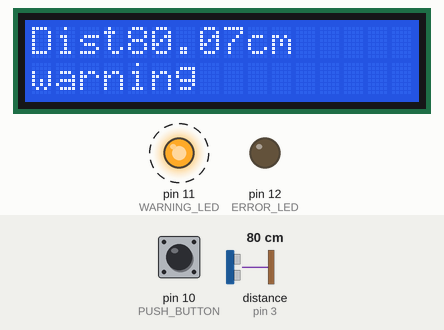
This sketch was run on a simulated Arduino Uno, built with avr-gcc and run on an emulated ATmega328P. Parts: 16×2 character LCD, output pins drawn as LEDs (lit = HIGH). Wiring (inferred from the names in the program): ultrasonic range finder: trigger pin 2; echo pin 3. Dashed ring = blinking. Inputs (shaded band) come from the test bench; at power-on: distance to the obstacle (sensor on pin 3) 80 cm, pin 10 (PUSH_BUTTON) HIGH. The echo pulse lasts 58.3 µs per cm; pins used as bus, display or sensor lines are not drawn; what the sketch prints to the serial monitor is not drawn.

Above: at 1.26 s.
1.3 s: distance to the obstacle (sensor on pin 3) set to 53 cm
At 2.7 s:
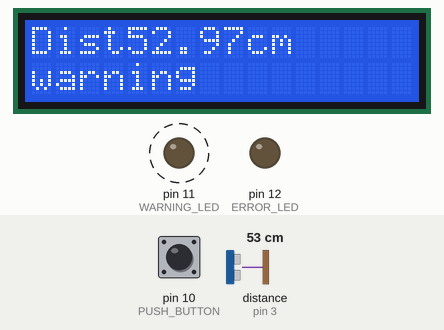
3.3 s: distance to the obstacle (sensor on pin 3) set to 46 cm
At 4.6 s:
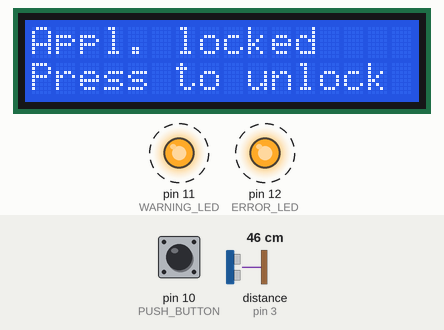
Timing chart, 0 to 12.3 s (numbered marks = the images above; inputs shaded):
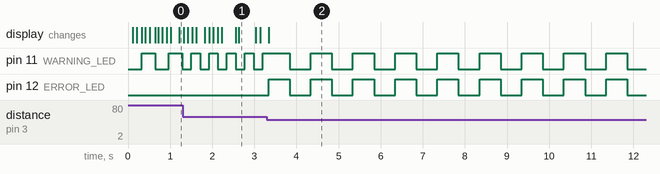

Measured:
- the behaviour switches between 51 and 50 cm on distance to the obstacle (sensor on pin 3) (found by bisection; images 1 and 2)
- after the input at 1.3 s, pin 11 (WARNING_LED): alternates HIGH for 0.21 s and LOW for 0.21 s, starting after 0.20 s
- after the input at 3.3 s, pin 11 (WARNING_LED): alternates HIGH for 0.50 s and LOW for 0.50 s, starting after 0.54 s; pin 12 (ERROR_LED): alternates HIGH for 0.50 s and LOW for 0.50 s, starting at once; the display: changes at once (image 2)
- by itself, pin 11 (WARNING_LED): alternates HIGH for 0.32 s and LOW for 0.32 s
- what the display in image 1 shows lasts 0.4 s, from 2.6 s to 3.0 s

The sketch:

Final_project.ino
```cpp
#include <EEPROM.h>
#include <LiquidCrystal.h>
#define LCD_RS A5
#define LCD_E A4
#define LCD_D4 6
#define LCD_D5 7
#define LCD_D6 8
#define LCD_D7 9
LiquidCrystal lcd(LCD_RS,LCD_E,LCD_D4,LCD_D5,LCD_D6,LCD_D7);

#define WARNING_LED 11
unsigned long lastTimeWarning=millis();
unsigned long warningDelay=500;
byte warningLEDState= LOW;

#define ECHO 3
#define TRIGGER 2
unsigned long prevTime=millis();
unsigned long serialDelay=100;
volatile unsigned long pulseInBegin;
volatile unsigned long pulseInEnd;
volatile bool newDistanceAvailable= false;
double prevDistance=400;

#define LOCK_DISTANCE 50.0
#define ERROR_LED 12
bool isLocked=false;
unsigned long lastTimeError=millis();
unsigned long errorDelay=500;
byte errorLEDState= LOW;

#define PUSH_BUTTON 10
unsigned long lastTimeButtonChanged=millis();
unsigned long buttonDebounceDelay=50;
byte buttonState=LOW;

#define UNIT_CM 0
#define UNIT_INCH 1
int distanceUnit=UNIT_CM;
#define EEPROM_ADDRESS 50

#define MODE_DISTANCE 0
#define MODE_SETTINGS 1
int lcdMode=MODE_DISTANCE;

/*#define PHOTORESISTOR A0
#define LIGHT 13
*/
void triggerUS(){
  digitalWrite(TRIGGER,LOW);
  delayMicroseconds(2);
  digitalWrite(TRIGGER,HIGH);
  delayMicroseconds(10);
  digitalWrite(TRIGGER,LOW);
}

double getUD(){
  double durationMicros= pulseInEnd-pulseInBegin;
  double distance= durationMicros/58.0; //cm (148.0: inches)

if (distance>400.0){
  return prevDistance;
}
prevDistance=distance;
distance= prevDistance*0.7 + distance*0.3;
return distance;
}

void echoInterrupt(){
  if (digitalRead(ECHO)==HIGH){
    pulseInBegin=micros();
  }
  else{
    pulseInEnd=micros();
    newDistanceAvailable=true;
  }
}
void setWarningLEDBlinkRateFromDistance(double distance){
  warningDelay= distance*4; //0..400 cm => 0..1600 ms
}

void lock(){
  if (!isLocked){
    isLocked= true;
    //they should toggle at same time
    warningLEDState=LOW;
    errorLEDState=LOW;
  }
}

void unlock(){
  if (isLocked){
    isLocked=false;
    errorLEDState=LOW;
    digitalWrite(ERROR_LED,errorLEDState);
  }
}

void printLCDDistance(double distance){
  if (isLocked){
    lcd.setCursor(0,0);
    lcd.print("Appl. locked    ");
    lcd.setCursor(0,1);
    lcd.print("Press to unlock ");
  }
  else if (lcdMode== MODE_DISTANCE){
    lcd.setCursor(0,0);
    lcd.print("Dist");
    if (distanceUnit==UNIT_INCH){
      lcd.print(distance*0.393701);
      lcd.print("inch  ");
    }
    else{
      lcd.print(distance);
      lcd.print("cm");
    }

    lcd.setCursor(0,1);
    if (distance>100.0){
      lcd.print("no obstacle     ");
    }
    else{
      lcd.print("warning         ");
    }
  }
  else if (lcdMode=MODE_SETTINGS){
    lcd.setCursor(0,0);
    lcd.print("Press OFF       ");
    lcd.setCursor(0,1);
    lcd.print("to reset setting");
  }
}

void toggleDistanceUnit(){
  if (distanceUnit==UNIT_CM){
    distanceUnit=UNIT_INCH;
  }
  else{
    distanceUnit=UNIT_CM;
  }
  EEPROM.write(EEPROM_ADDRESS, distanceUnit);
}

void togglelcd(){
  switch(lcdMode){
    case MODE_DISTANCE: {
      lcdMode= MODE_SETTINGS;
      break;
    }
    case MODE_SETTINGS: {
      lcdMode=MODE_DISTANCE;
      break;
    }
    default: {
      lcdMode=MODE_DISTANCE;
    }
  }
}

void resetSetting(){
  if (lcdMode ==MODE_SETTINGS){
    distanceUnit=UNIT_CM;
    EEPROM.write(EEPROM_ADDRESS,distanceUnit);
    lcd.clear();
    lcd.setCursor(0,0);
    lcd.print("Settings have   ");
    lcd.setCursor(0,1);
    lcd.print(("been reset      "));
  }
}

void setup() {
  Serial.begin(115200);
  pinMode(ECHO,INPUT);
  pinMode(TRIGGER,OUTPUT);
  pinMode(WARNING_LED, OUTPUT);
  pinMode(ERROR_LED,OUTPUT);
  pinMode(PUSH_BUTTON,INPUT);
  //pinMode(LED1, OUTPUT);
  //pinMode(LED2, OUTPUT);
  //pinMode(LED3, OUTPUT);

  buttonState=digitalRead(PUSH_BUTTON);
  attachInterrupt(digitalPinToInterrupt(ECHO),echoInterrupt,CHANGE);

  lcd.begin(16,2);
  lcd.print("Meow");

  distanceUnit=EEPROM.read(EEPROM_ADDRESS);
  if (distanceUnit==255){
    distanceUnit=UNIT_CM;
  }

}

void loop() {
  unsigned long timeNow=millis();

  if (timeNow-prevTime>serialDelay){
    prevTime=timeNow;
    triggerUS();
  }

  if (newDistanceAvailable){
    double distance= getUD();
    newDistanceAvailable=false;

    if(distance<LOCK_DISTANCE){
      lock();
    }
    setWarningLEDBlinkRateFromDistance(distance);
    printLCDDistance(distance);
    Serial.println(distance);
  }

  if (isLocked){
    if (timeNow-lastTimeError>errorDelay){
      lastTimeError=timeNow;
      //blinking
      errorLEDState=(errorLEDState == HIGH) ? LOW : HIGH;
      digitalWrite(ERROR_LED, errorLEDState);
      warningLEDState=(warningLEDState == HIGH) ? LOW : HIGH;
      digitalWrite(WARNING_LED, warningLEDState);
    }

    //when to unlock (also debounce)
    if (timeNow-lastTimeButtonChanged>buttonDebounceDelay){
      byte newButtonState=digitalRead(PUSH_BUTTON);
      if (newButtonState!=buttonState){
        lastTimeButtonChanged=timeNow;
        buttonState=newButtonState;
        if (buttonState==LOW){
          unlock();
        }
      }
    }
  }
  else if (timeNow-lastTimeWarning>warningDelay){
      lastTimeWarning=timeNow;
      //blinking
      warningLEDState=(warningLEDState == HIGH) ? LOW : HIGH;
      digitalWrite(WARNING_LED, warningLEDState);
  }
}
```
